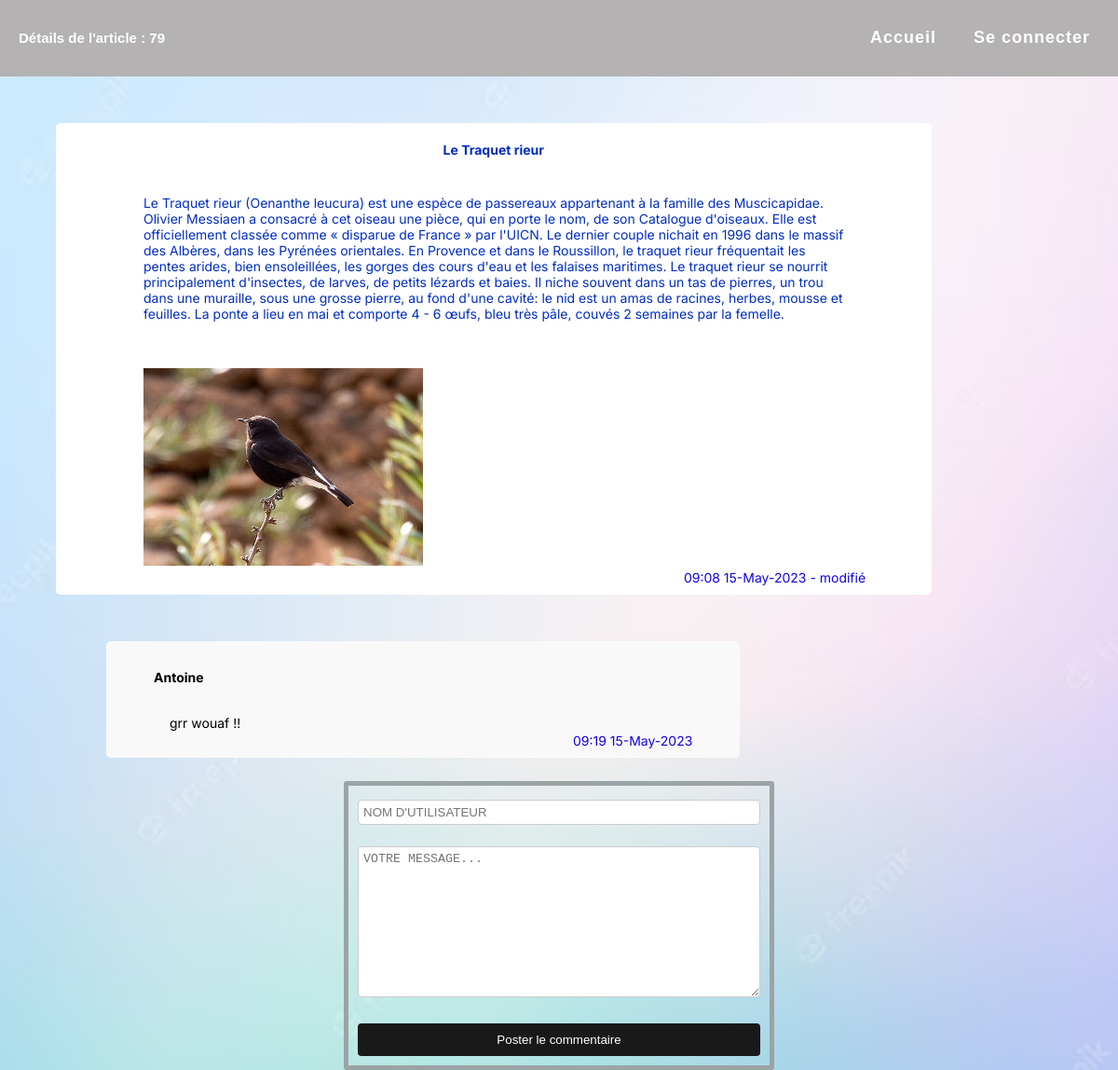
The app's page /projetblog/FRONT/detail.php?id=79 with its own data.
### tables this page shows
CREATE TABLE `post` (
  `Id` smallint(5) UNSIGNED NOT NULL,
  `Title` varchar(100) NOT NULL,
  `Contents` text NOT NULL,
  `CreationTimestamp` datetime NOT NULL,
  `Author_Id` tinyint(3) UNSIGNED DEFAULT NULL,
  `Category_Id` tinyint(3) UNSIGNED DEFAULT NULL,
  `Modifié` int(11) NOT NULL,
  `image_name` text
);

CREATE TABLE `comment` (
  `Id` mediumint(8) UNSIGNED NOT NULL,
  `NickName` varchar(30) DEFAULT NULL,
  `Contents` text NOT NULL,
  `CreationTimestamp` datetime NOT NULL,
  `Post_Id` smallint(5) UNSIGNED NOT NULL
);

### projetblog/FRONT/detail.php (the view, shortened to what this page needs)
<?php
	require('..\BACK\connexion.php');
  	function format_date($date) {
		$date = DateTime::createFromFormat("Y-m-d H:i:s", $date);
		$formatted_date = $date->format("H:i d-F-Y");
		return $formatted_date;
  	}
	if(isset($_GET['id'])) {
				$id = intval($_GET['id']);
			}
?>
<!DOCTYPE html>
<html>
<head>
	<link rel="stylesheet" href='CSS\style.css'>
	<link rel="stylesheet" href='CSS\details.css'>
</head>
<body>
	<header>
		<h2>Détails de l'article :  <?php echo $id; ?> </h2>
		<ul class="nav">
		<?php
		echo '<li><a href="http://localhost/projetblog/FRONT/acceuil.php">Accueil</a></li>';
		if($_SESSION != null){
			echo '<li><a href="../BACK/logout.php">Déconnexion</a></li>';
        }
		else{
          echo '<li> <a href="login.php">Se connecter</a>';
        }
    ?>
	</header>
	<div class="detail">
		<article>
			<?php
			$post_content = "SELECT * FROM post WHERE id = $id";
			$result = $conn->query($post_content);
			if(mysqli_num_rows($result) > 0) {
				while($row = mysqli_fetch_array($result)) {
					echo '<div class="title"><p>' . $row['Title'] . '</p></div><br>';
					$formatted_date = format_date($row['CreationTimestamp']);
					echo '<div class="content"><p>' . $row['Contents'] . '</p></div>';
					if($row['image_name'] != null){
						echo '<br><div class="image"> <img src="images/' . $row['image_name']  . '" alt="Image du post" width="300" height="212"></div>';
					  }
					echo '<div class="date1"><p>' . $formatted_date;
					if($row['Modifié'] == 1 ){
						echo ' - modifié </h3></div>';
					}
					else{
						echo '</h3></div>';
					}
				}
			} else {
				echo "Aucun résultat trouvé";
			}
			?>
		</article>
		<?php
			$sqlCommentaire = "SELECT * FROM comment WHERE Post_Id = $id";
			$resultCommentaire = $conn->query($sqlCommentaire);
			if(mysqli_num_rows($resultCommentaire) > 0) {
				while($rowC = mysqli_fetch_array($resultCommentaire)) {
					echo '<div class="comment" id='. $rowC["Id"].'><div class="pseudo"><p>' . $rowC['NickName']. '</p></div>';
					echo '<div class="message"><p>' . $rowC['Contents']. '</p></div>';
					$formatted_date = format_date($rowC['CreationTimestamp']);
					echo '<div class="date1"><p>' . $formatted_date. '</p>';
					echo '</div>';
					echo '</div>';
				}
			}
		?>
		<div class="commentPosting">
			<form method="POST" action='../BACK/newComment.php?id=<?php echo $id ?>'>
				<input type="text" name="pseudo" id="pseudo" placeholder="NOM D'UTILISATEUR" required>
				<br>
				<textarea name="contenu" id="contenu" rows="10" placeholder="VOTRE MESSAGE..." required></textarea>
				<br>
				<button type="submit">Poster le commentaire</button>
			</form>
		</div>
	</div>
</body>
</html>

### projetblog/FRONT/CSS/style.css (style rules this page uses)
body { font-family: Arial, sans-serif; margin: 0; background-image: url("cool.avif"); background-repeat: no-repeat; background-position: center center; background-size: cover; }
header { background-color: #b4b2b2; color: white; padding: 20px; display: flex; justify-content: space-between; align-items: center; max-width: 100%; margin: 0 auto; }
.nav { display: flex; flex-direction: row; margin: 0; padding: 0; list-style: none; }
.nav li { margin-left: 20px; }
.nav a { color: #fff; text-decoration: none; font-weight: bold; letter-spacing: 1px; font-size: 18px; padding: 10px; border-radius: 5px; transition: background-color 0.3s ease; }
li > a { text-decoration:none; list-style-type: none; }
.detail { width: 90%; margin: auto; }
.title { text-align: center; margin: 10px 0; font-size: 14px; font-weight: bold; color:rgb(0, 45, 194); padding: 20px }
.content { margin-bottom: 50px; color: rgb(0, 45, 194); padding-bottom: 10px; }
p { margin: 0; font-size: 14px; }

### projetblog/FRONT/CSS/details.css (style rules this page uses)
article { background-color: #ffffff; display: flex; flex-direction: column; margin-top: 50px; margin-bottom: 50px; border-radius: 5px; align-items: flex-end; font-family: 'Inter', sans-serif; width: 87%; }
.title { font-size: 24px; font-weight: bold; margin-bottom: 10px; width: 85%; margin: auto; }
.date1 { font-size: 14px; color: #1102e8; width: 85%; margin: auto; align-self: flex-end; margin-top: 0; margin-bottom: 10px; text-align: right; }
article .image { width: 85%; margin: auto; margin-left: 10%; }
.content { text-align: left; font-size: 16px; width: 80%; margin: auto; margin-bottom: 20px; }
h2 { font-size: 15px; }
.comment { background-color: #faf9f9; display: flex; flex-direction: column; margin-top: 25px; margin-bottom: 25px; border-radius: 5px; align-items: flex-end; font-family: 'Inter', sans-serif; width: 63%; margin-left: 5%; }
.comment .pseudo { padding: 30px; margin-top: 10px; font-size: 18px; font-weight: bold; margin-bottom: 10px; width: 85%; margin: auto; }
.comment .message { font-size: 16px; line-height: 1.5; margin-bottom: 30px; width: 80%; margin: auto; }
.commentPosting { margin-top: 1 0px; padding: 10px; border: 5px solid #9ba4a4; border-radius: 3px; width: 40%; margin: auto; margin-bottom: 0px; }
.commentPosting form { display: flex; flex-direction: column; }
.commentPosting input, .commentPosting textarea { padding: 5px; margin-top: 5px; border: 1px solid #ccc; border-radius: 4px; }
.commentPosting button[type="submit"] { background-color: #1a1919; color: #fff; border: none; border-radius: 4px; padding: 10px; margin-top: 10px; cursor: pointer; }

### records on screen
post: Title "Le Traquet rieur", Contents "Le Traquet rieur (Oenanthe leucura) est une espèce de passereaux appartenant à la famille des Muscicapidae. Olivier Messiaen a consacré à cet oiseau une pièce, qui en porte le nom, de son Catalogue d'oiseaux. Elle est officiellement classée comme « disparue de France » par l'UICN. Le dernier couple nichait en 1996 dans le massif des Albères, dans les Pyrénées orientales. En Provence et dans le Roussillon, le traquet rieur fréquentait les pentes arides, bien ensoleillées, les gorges des cours d'eau et les falaises maritimes. Le traquet rieur se nourrit principalement d'insectes, de larves, de petits lézards et baies. Il niche souvent dans un tas de pierres, un trou dans une muraille, sous…", image_name (picture), CreationTimestamp "09:08 15-May-2023", Modifié "- modifié"
comment: NickName "Antoine", Contents "grr wouaf !!", CreationTimestamp "09:19 15-May-2023"

### other values on screen
$id "79"
